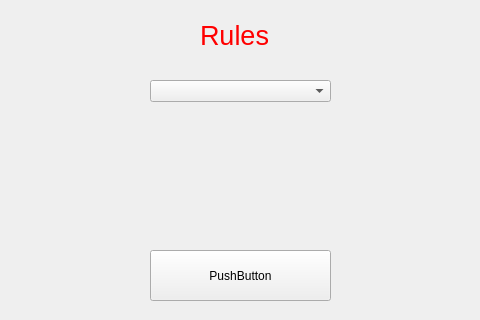
<?xml version="1.0" encoding="UTF-8"?>
<ui version="4.0">
 <class>MainWindow</class>
 <widget class="QMainWindow" name="MainWindow">
  <property name="geometry">
   <rect>
    <x>0</x>
    <y>0</y>
    <width>480</width>
    <height>320</height>
   </rect>
  </property>
  <property name="windowTitle">
   <string>MainWindow</string>
  </property>
  <property name="styleSheet">
   <string notr="true"/>
  </property>
  <widget class="QWidget" name="centralwidget">
   <widget class="QLabel" name="label">
    <property name="geometry">
     <rect>
      <x>200</x>
      <y>20</y>
      <width>71</width>
      <height>31</height>
     </rect>
    </property>
    <property name="styleSheet">
     <string notr="true">color:red</string>
    </property>
    <property name="text">
     <string>&lt;html&gt;&lt;head/&gt;&lt;body&gt;&lt;p&gt;&lt;span style=&quot; font-size:20pt;&quot;&gt;Rules:&lt;/span&gt;&lt;/p&gt;&lt;/body&gt;&lt;/html&gt;</string>
    </property>
   </widget>
   <widget class="QPushButton" name="pushButton">
    <property name="geometry">
     <rect>
      <x>150</x>
      <y>250</y>
      <width>181</width>
      <height>51</height>
     </rect>
    </property>
    <property name="text">
     <string>PushButton</string>
    </property>
   </widget>
   <widget class="QComboBox" name="comboBox">
    <property name="geometry">
     <rect>
      <x>150</x>
      <y>80</y>
      <width>181</width>
      <height>22</height>
     </rect>
    </property>
   </widget>
  </widget>
 </widget>
 <resources/>
 <connections/>
</ui>
